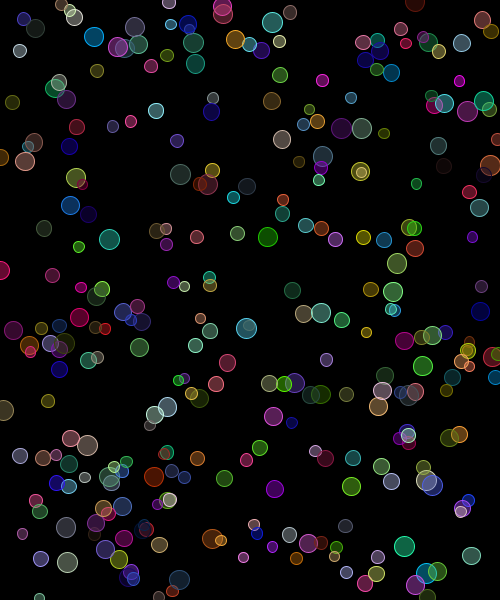
Frame 1 (no input)
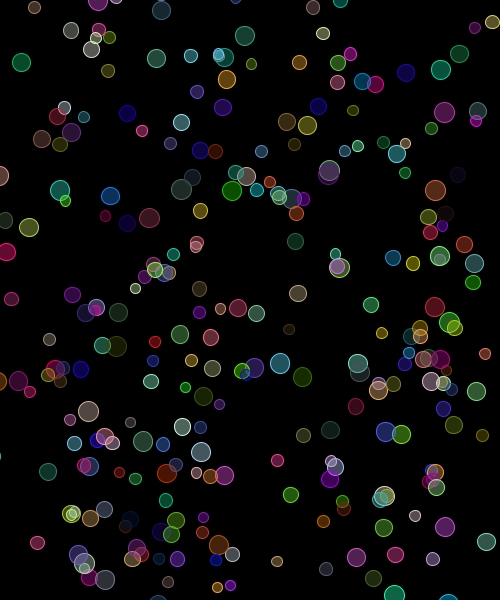
Frame 60 (the mouse pressed at the canvas centre just before this capture)
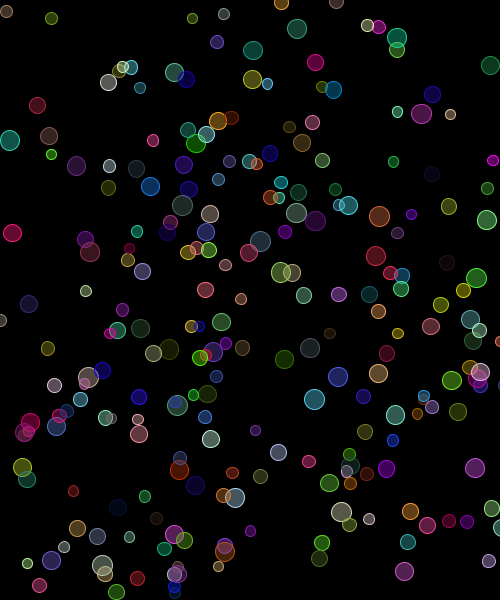
Frame 120 (the mouse held since frame 60 and released just before this capture)

The Processing sketch that drew these frames (run headless with seeded random() and noise(); from frame 60 on, the mouse is pressed at the canvas centre):

// Processing sketch: day5_07_bouncingBalls_objects_arrayList
// ── day5_07_bouncingBalls_objects_arrayList.pde
// Array vs. ArrayList

// Array
// Ball[] balls = new Ball[300];
// ArrayList
// ArrayList<DataType> arrayName = new ArrayList<DataType>();

// Array                    ArrayList
// array.length             array.size()
// array[index]             array.get(i)
// arr[index] = new Obj();  array.add( new Obj() );

ArrayList<Ball> balls = new ArrayList<Ball>();


void setup() {
  size(500, 600);
  background(0);
  
  int totalNum = 300;
  for (int i = 0; i < totalNum; i++) {
    float x = random(width);
    float y = random(height);
    balls.add( new Ball(x, y) ); // add one element(object to the arrayList
  }
}


void draw() {
  background(0);

  for (int i=0; i<balls.size(); i++) {
    Ball b = balls.get(i); // get one element from the arrayList
    b.move();
    //b.zigzag();
    //b.reappear();
    b.display();
  }
}











class Ball {
  float x, y;
  float xSpd, ySpd;
  float size;
  float r, g, b;
  Ball(float _x, float _y) {
    x = _x;
    y = _y;
    size = random(10, 20);
    xSpd = random(-1, 1);
    ySpd = random(-1, 1);
    r = random(255);
    g = random(255);
    b = random(255);
  }
  void display() {
    stroke(r, g, b);
    fill(r, g, b, 100);
    ellipse(x, y, size, size);
  }
  void move() {
    x += xSpd;
    y += ySpd;
  }
  void zigzag() {
    x += random(-1, 1);
    y += random(-1, 1);
  }
  void reappear() {
    if (x < 0) {
      x = width;
    } else if (x > width) {
      x = 0;
    }
    if (y < 0) {
      y = height;
    } else if (y > height) {
      y = 0;
    }
  }
}
